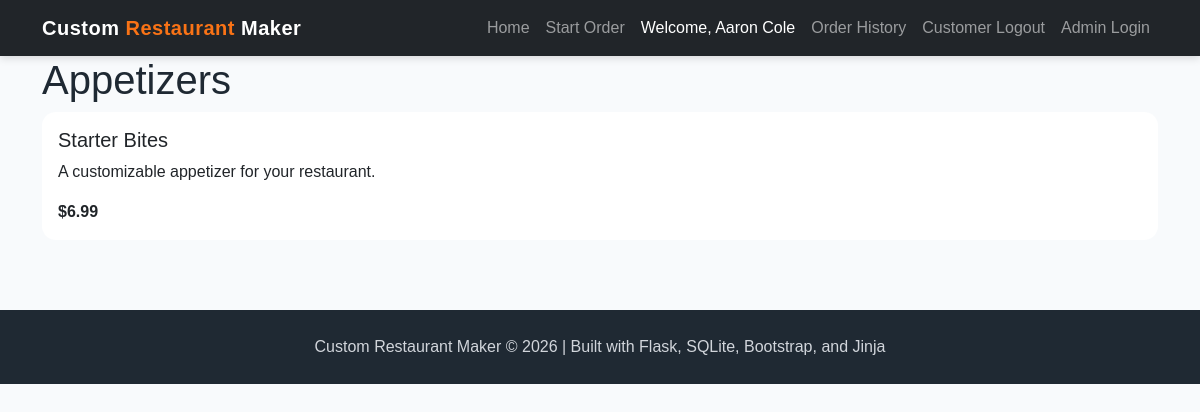
Screenshot of /appetizers (signed in) with the database file from the repository.
### app.py (models this page shows)
class Menu(db.Model):
    __tablename__ = "menu"
    menu_id = db.Column(db.Integer, primary_key=True)
    name = db.Column(db.String(150), nullable=False)
    category = db.Column(db.String(100), nullable=False)
    price = db.Column(db.Float, nullable=False)
    description = db.Column(db.Text)
    image_filename = db.Column(db.String(255))
    image_url = db.Column(db.Text)

### app.py (the view)
@app.route('/appetizers')
def appetizers():
    conn = get_db()
    cur = conn.cursor()
    cur.execute("SELECT * FROM menu WHERE LOWER(category) = ?", ("appetizers",))
    menu = cur.fetchall()
    conn.close()
    return render_template('appetizers.html', menu=menu)

### app.py (called while the page is built)
def get_db():
    conn = sqlite3.connect("project4.db")
    conn.row_factory = sqlite3.Row
    return conn

### templates/appetizers.html (shortened to what this page needs)
{% extends "base.html" %}
{% block content %}
<h1>Appetizers</h1>
{% for item in menu %}
<div class="card mb-3">
    <div class="card-body">
        <h5>{{ item['name'] }}</h5>
        <p>
            {{ item['description'] }}
        </p>
        <strong>
            ${{ item['price'] }}
        </strong>
    </div>
</div>
{% endfor %}
{% endblock %}

### static/style.css (style rules this page uses)
:root { --primary-dark: #1f2933; --primary-orange: #f97316; --primary-yellow: #facc15; --primary-green: #16a34a; --soft-bg: #f8fafc; --card-bg: #ffffff; --text-dark: #1f2933; }
body { background-color: var(--soft-bg); color: var(--text-dark); font-family: Arial, Helvetica, sans-serif; }
.card { border: none; border-radius: 14px; transition: transform 0.2s ease, box-shadow 0.2s ease; }

### rows the page displays
Menu: name "Starter Bites", description "A customizable appetizer for your restaurant.", price "6.99"

### other values shown
{{ session.get("customer_name") }} "Aaron Cole"
